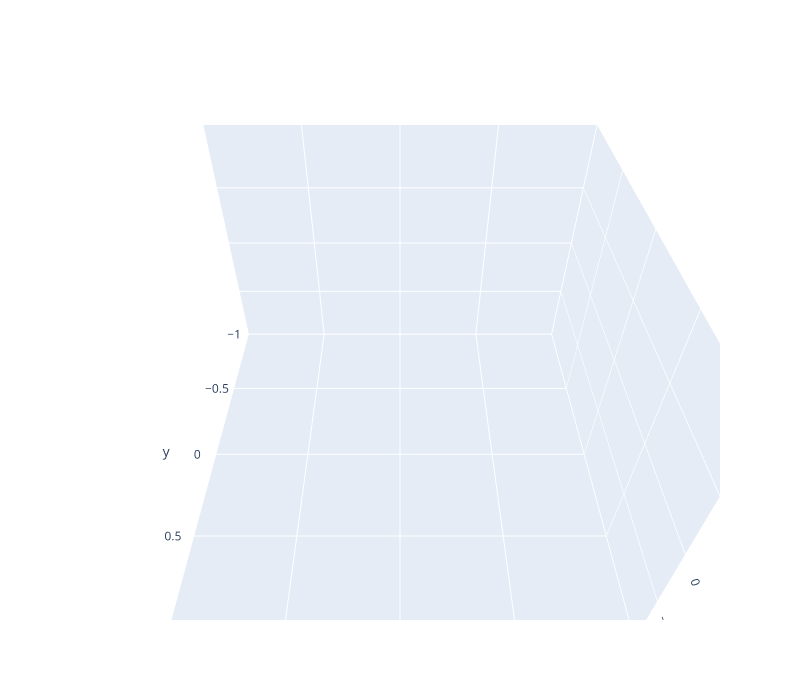

The notebook cell this image was saved under:
### Code cell
def brownian_motion(T = 1, N = 100, mu = 0.1, sigma = 0.01, S0 = 20):
    dt = float(T)/N
    t = np.linspace(0, T, N)
    W = rs.standard_normal(size = N)
    W = np.cumsum(W)*np.sqrt(dt) # standard brownian motion
    X = (mu-0.5*sigma**2)*t + sigma*W
    S = S0*np.exp(X) # geometric brownian motion
    return S

rs = np.random.RandomState()
rs.seed(0)


fig = go.Figure(data=go.Scatter3d(
    x=x, y=y, z=z,
    marker=dict(
        size=4),
    line=dict(
        color='darkblue',
        width=2
    )
))

fig.update_layout(
    width=800,
    height=700,
    autosize=False,
    scene=dict(
        camera=dict(
            up=dict(
                x=0,
                y=0,
                z=1
            ),
            eye=dict(
                x=0,
                y=1.0707,
                z=1,
            )
        ),
        aspectratio = dict( x=1, y=1, z=0.7 ),
        aspectmode = 'manual'
    ),
)

fig.show()

### Figure 1 — Plotly figure (JSON) as saved in the notebook; plotly's stock layout.template omitted (floating-point values rounded to 4 significant figures; data arrays with more than 128 entries replaced by an {"elided": "..."} marker saying what was removed)
{"data": [{"line": {"color": "darkblue", "width": 2}, "marker": {"size": 4}, "type": "scatter3d", "x": {"elided": "200x1 float values"}, "y": {"elided": "200x1 float values"}, "z": {"elided": "200x1 float values"}}], "layout": {"autosize": false, "height": 700, "scene": {"aspectmode": "manual", "aspectratio": {"x": 1, "y": 1, "z": 0.7}, "camera": {"eye": {"x": 0, "y": 1.071, "z": 1}, "up": {"x": 0, "y": 0, "z": 1}}}, "width": 800}}
